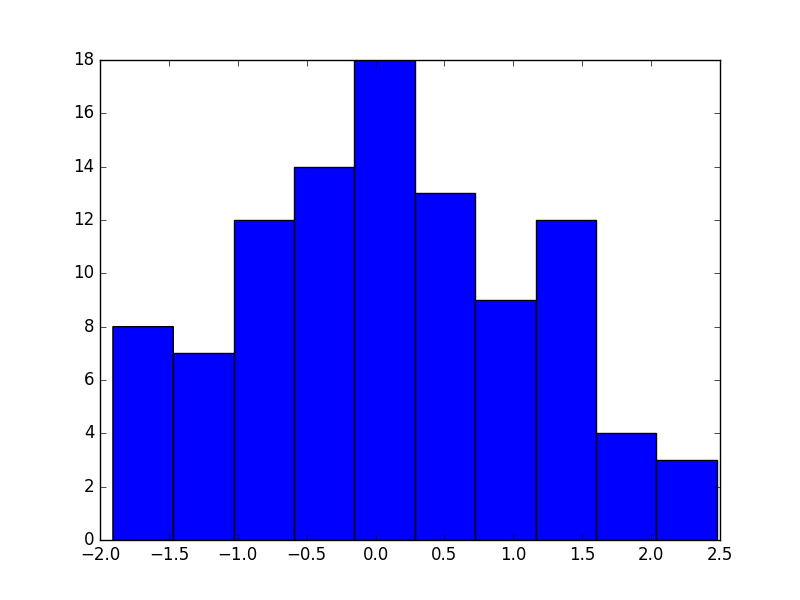

The script that drew this image:

# Exerc. 01) a)


import matplotlib.pyplot as plt
import numpy as np


SIZE_X = 1200
SIZE_Y = 100


x = np.random.rand(SIZE_X) 
x = x - 0.5 

#x = np.arange(SIZE_X)
y = np.array([])

copy_x = list(x)


while len(y) < SIZE_Y:

	i = 0
	sum_values = 0

	while i < 12:
		sum_values = sum_values + copy_x.pop(0)
		i = i + 1

	y = np.append(y, sum_values)


print("\nvalues of x: ")
print(x)
print("\nvalues of y: ")
print(y)

plt.hist(y)

plt.show()
